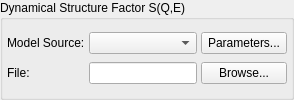
        <widget class="QGroupBox" name="groupBox_3">
         <property name="title">
          <string>Dynamical Structure Factor S(Q,E)</string>
         </property>
         <layout class="QGridLayout" name="gridLayout_8">
          <property name="horizontalSpacing">
           <number>4</number>
          </property>
          <property name="verticalSpacing">
           <number>0</number>
          </property>
          <property name="margin">
           <number>4</number>
          </property>
          <item row="0" column="1">
           <widget class="QComboBox" name="comboSqw">
            <property name="sizePolicy">
             <sizepolicy hsizetype="Expanding" vsizetype="Fixed">
              <horstretch>0</horstretch>
              <verstretch>0</verstretch>
             </sizepolicy>
            </property>
           </widget>
          </item>
          <item row="1" column="0">
           <widget class="QLabel" name="label_9">
            <property name="sizePolicy">
             <sizepolicy hsizetype="Fixed" vsizetype="Preferred">
              <horstretch>0</horstretch>
              <verstretch>0</verstretch>
             </sizepolicy>
            </property>
            <property name="text">
             <string>File:</string>
            </property>
           </widget>
          </item>
          <item row="1" column="1">
           <widget class="QLineEdit" name="editSqw"/>
          </item>
          <item row="1" column="2">
           <widget class="QToolButton" name="btnBrowseSqw">
            <property name="sizePolicy">
             <sizepolicy hsizetype="Minimum" vsizetype="Minimum">
              <horstretch>0</horstretch>
              <verstretch>0</verstretch>
             </sizepolicy>
            </property>
            <property name="toolTip">
             <string>Browse for S(q,w) files.</string>
            </property>
            <property name="text">
             <string>Browse...</string>
            </property>
           </widget>
          </item>
          <item row="0" column="2">
           <widget class="QToolButton" name="btnSqwParams">
            <property name="sizePolicy">
             <sizepolicy hsizetype="Fixed" vsizetype="Minimum">
              <horstretch>0</horstretch>
              <verstretch>0</verstretch>
             </sizepolicy>
            </property>
            <property name="toolTip">
             <string>S(q,w) model parameters.</string>
            </property>
            <property name="text">
             <string>Parameters...</string>
            </property>
           </widget>
          </item>
          <item row="0" column="0">
           <widget class="QLabel" name="label_8">
            <property name="sizePolicy">
             <sizepolicy hsizetype="Fixed" vsizetype="Preferred">
              <horstretch>0</horstretch>
              <verstretch>0</verstretch>
             </sizepolicy>
            </property>
            <property name="text">
             <string>Model Source:</string>
            </property>
           </widget>
          </item>
         </layout>
        </widget>
